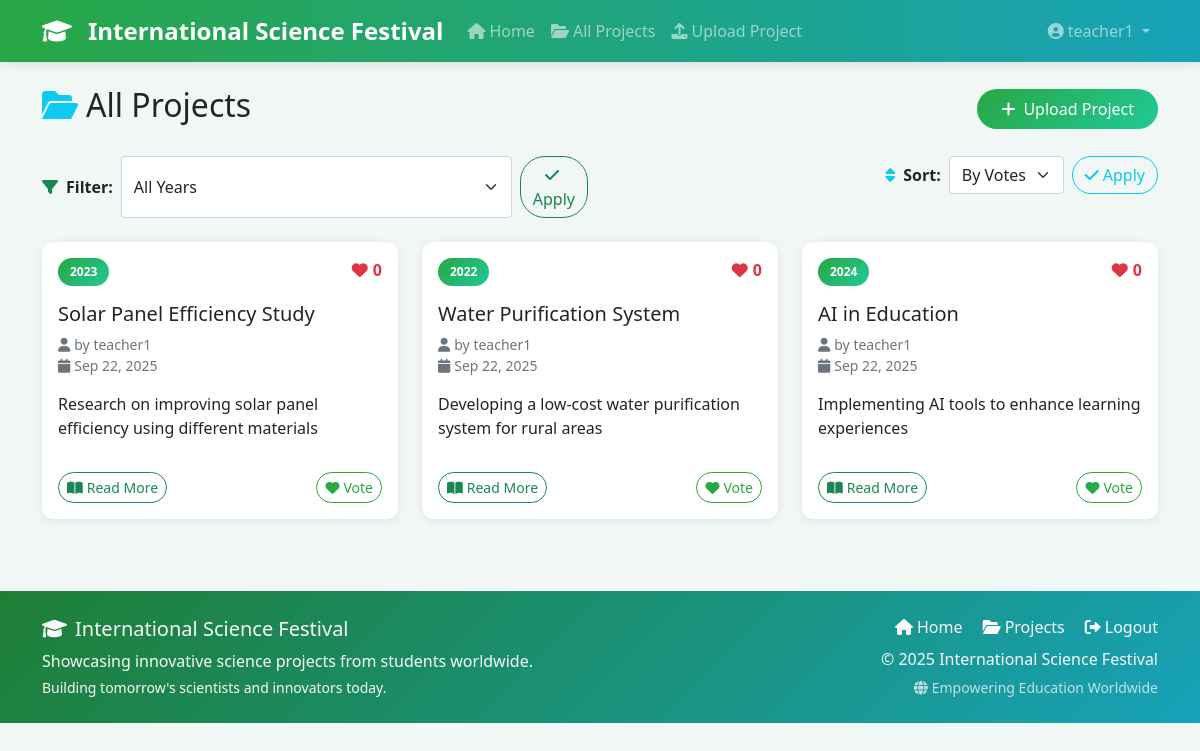
Screenshot of /projects.php (signed in) with the database file from the repository.
### tables this page shows
CREATE TABLE IF NOT EXISTS projects (
    id INT AUTO_INCREMENT PRIMARY KEY,
    title VARCHAR(200) NOT NULL,
    description TEXT,
    content TEXT NOT NULL,
    author_id INT NOT NULL,
    year YEAR NOT NULL,
    created_at TIMESTAMP DEFAULT CURRENT_TIMESTAMP,
    updated_at TIMESTAMP DEFAULT CURRENT_TIMESTAMP ON UPDATE CURRENT_TIMESTAMP,
    FOREIGN KEY (author_id) REFERENCES users(id) ON DELETE CASCADE
);

CREATE TABLE IF NOT EXISTS users (
    id INT AUTO_INCREMENT PRIMARY KEY,
    username VARCHAR(50) UNIQUE NOT NULL,
    email VARCHAR(100) UNIQUE NOT NULL,
    password VARCHAR(255) NOT NULL,
    role ENUM('teacher', 'student', 'admin') DEFAULT 'student',
    created_at TIMESTAMP DEFAULT CURRENT_TIMESTAMP
);

### includes/functions.php (called while the page is built, shortened)
<?php
require_once 'config/database.php';
function isLoggedIn() {
    return isset($_SESSION['user_id']);
}
function isTeacher() {
    return isset($_SESSION['role']) && $_SESSION['role'] === 'teacher';
}
function getProjects($year = null, $limit = null) {
    global $pdo;
    $sql = "SELECT p.*, u.username as author_name,
            COUNT(v.id) as vote_count
            FROM projects p
            JOIN users u ON p.author_id = u.id
            LEFT JOIN votes v ON p.id = v.project_id
            WHERE 1=1";
    $params = [];
    $sql .= " GROUP BY p.id ORDER BY vote_count DESC, p.created_at DESC";
    $stmt = $pdo->prepare($sql);
    $stmt->execute($params);
    return $stmt->fetchAll();
}
function hasUserVoted($user_id, $project_id) {
    global $pdo;
    $stmt = $pdo->prepare("SELECT id FROM votes WHERE user_id = ? AND project_id = ?");
    $stmt->execute([$user_id, $project_id]);
    return $stmt->fetch() !== false;
}
?>

### projects.php (the view, shortened to what this page needs)
<?php
require_once 'includes/functions.php';
$year = isset($_GET['year']) ? $_GET['year'] : null;
$sort = isset($_GET['sort']) ? $_GET['sort'] : 'votes';
$projects = getProjects($year);
include 'includes/header.php';
?>
<div class="d-flex justify-content-between align-items-center mb-4">
    <h2>
        <i class="fas fa-folder-open me-2 text-info"></i>All Projects
    </h2>
    <?php if (isTeacher() || isAdmin()): ?>
        <a href="upload.php" class="btn btn-primary">
            <i class="fas fa-plus me-2"></i>Upload Project
        </a>
    <?php endif; ?>
</div>
<div class="row mb-4">
    <div class="col-md-6 mb-3 mb-md-0">
        <form method="GET" class="d-flex">
            <label class="me-2 d-flex align-items-center">
                <i class="fas fa-filter me-2 text-success"></i>
                <strong>Filter:</strong>
            </label>
            <select name="year" class="form-select me-2">
                <option value="">All Years</option>
            </select>
            <button type="submit" class="btn btn-outline-success">
                <i class="fas fa-check me-1"></i>Apply
            </button>
        </form>
    </div>
    <div class="col-md-6">
        <form method="GET" class="d-flex justify-content-end">
            <label class="me-2 d-flex align-items-center">
                <i class="fas fa-sort me-2 text-info"></i>
                <strong>Sort:</strong>
            </label>
            <select name="sort" class="form-select me-2" style="width: auto;">
                <option value="votes" <?php echo $sort === 'votes' ? 'selected' : ''; ?>>By Votes</option>
            </select>
            <button type="submit" class="btn btn-outline-info">
                <i class="fas fa-check me-1"></i>Apply
            </button>
        </form>
    </div>
</div>
<?php if (empty($projects)): ?>
    <div class="text-center py-5">
        <i class="fas fa-search fa-3x text-muted mb-3"></i>
        <h3 class="text-muted">No projects found</h3>
        <p class="text-muted">
            <?php if ($year): ?>
                No projects were submitted in <?php echo $year; ?>.
            <?php else: ?>
                No projects have been uploaded yet. Be the first!
            <?php endif; ?>
        </p>
        <?php if (isTeacher() || isAdmin()): ?>
            <a href="upload.php" class="btn btn-primary mt-3">
                <i class="fas fa-plus me-2"></i>Upload First Project
            </a>
        <?php endif; ?>
    </div>
<?php else: ?>
    <div class="row">
        <?php foreach ($projects as $project): ?>
            <div class="col-md-6 col-lg-4 mb-4">
                <div class="card h-100 project-card">
                    <div class="card-body">
                        <div class="d-flex justify-content-between align-items-start mb-3">
                            <span class="badge bg-success"><?php echo $project['year']; ?></span>
                            <div class="vote-display">
                                <i class="fas fa-heart"></i>
                                <span class="vote-count"><?php echo $project['vote_count']; ?></span>
                            </div>
                        </div>
                        <h5 class="card-title mb-2">
                            <a href="project.php?id=<?php echo $project['id']; ?>" class="text-decoration-none text-dark">
                                <?php echo htmlspecialchars($project['title']); ?>
                            </a>
                        </h5>
                        <p class="card-text text-muted small mb-3">
                            <i class="fas fa-user me-1"></i>by <?php echo htmlspecialchars($project['author_name']); ?>
                            <br>
                            <i class="fas fa-calendar me-1"></i><?php echo date('M j, Y', strtotime($project['created_at'])); ?>
                        </p>
                        <?php if ($project['description']): ?>
                            <p class="card-text">
                                <?php echo htmlspecialchars(substr($project['description'], 0, 100)); ?>
                            </p>
                        <?php endif; ?>
                        <div class="d-flex justify-content-between align-items-center mt-auto pt-3">
                            <a href="project.php?id=<?php echo $project['id']; ?>" class="btn btn-sm btn-outline-success">
                                <i class="fas fa-book-open me-1"></i>Read More
                            </a>
                            <?php if (isLoggedIn()): ?>
                                <?php if (hasUserVoted($_SESSION['user_id'], $project['id'])): ?>
                                    <small class="text-success fw-bold">
                                        <i class="fas fa-check-circle"></i> Voted
                                    </small>
                                <?php else: ?>
                                    <form method="POST" action="vote.php" class="d-inline">
                                        <button type="submit" class="btn btn-sm vote-btn">
                                            <i class="fas fa-heart me-1"></i>Vote
                                        </button>
                                    </form>
                                <?php endif; ?>
                            <?php endif; ?>
                        </div>
                    </div>
                </div>
            </div>
        <?php endforeach; ?>
    </div>
<?php endif; ?>
<?php include 'includes/footer.php'; ?>

### assets/css/style.css (style rules this page uses)
body { font-family: 'Segoe UI', Tahoma, Geneva, Verdana, sans-serif; background-color: #f0f7f4; min-height: 100vh; display: flex; flex-direction: column; }
.project-card { transition: all 0.3s ease; border: none; box-shadow: 0 2px 10px rgba(0, 0, 0, 0.08); border-radius: 12px; overflow: hidden; border-left: 4px solid #28a745; }
.vote-display { display: flex; align-items: center; gap: 5px; font-weight: bold; color: #dc3545; }
.vote-btn { transition: all 0.3s ease; border-color: #28a745 !important; color: #28a745 !important; }
.card { border: none; border-radius: 12px; box-shadow: 0 2px 10px rgba(0, 0, 0, 0.08); overflow: hidden; }
.btn-primary { background: linear-gradient(135deg, #28a745 0%, #20c997 100%); border: none; border-radius: 25px; transition: all 0.3s ease; padding: 0.5rem 1.5rem; }
.btn { border-radius: 25px; transition: all 0.3s ease; font-weight: 500; }
.badge { font-size: 0.75rem; padding: 0.5rem 0.75rem; border-radius: 15px; font-weight: 600; }
.card { transition: all 0.3s ease; }
body { animation: fadeIn 0.3s ease-in; }
a { transition: all 0.2s ease; }
.badge.bg-success { background: linear-gradient(135deg, #28a745 0%, #20c997 100%) !important; }

### rows the page displays
projects: year "2023", vote_count "0", title "Solar Panel Efficiency Study", author.username "teacher1", created_at "Sep 22, 2025", description "Research on improving solar panel efficiency using different materials"
projects: year "2022", vote_count "0", title "Water Purification System", author.username "teacher1", created_at "Sep 22, 2025", description "Developing a low-cost water purification system for rural areas"
projects: year "2024", vote_count "0", title "AI in Education", author.username "teacher1", created_at "Sep 22, 2025", description "Implementing AI tools to enhance learning experiences"

### other values shown
$_SESSION['username'] "teacher1"
